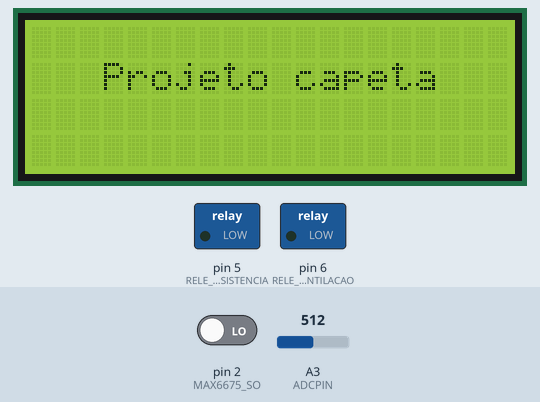
Recording of a sketch running on a simulated Arduino Uno, built with avr-gcc and run on an emulated ATmega328P. Parts: 20×4 character LCD, switched loads named in the sketch (green lamp = pin HIGH). The test bench sets the inputs (shaded band); at power-on: A3 (ADCPIN) = 512, pin 2 (MAX6675_SO) LOW. Storage starts empty; pins used as bus, display or sensor lines are not drawn; what the sketch prints to the serial monitor is not drawn.

Above: at 2.2 s.
At 7.3 s:
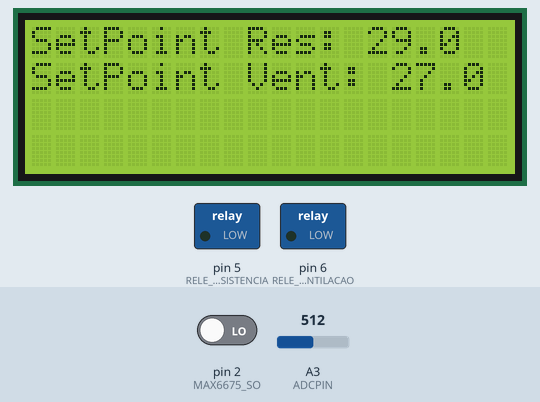
7.4 s: A3 (ADCPIN) set to 0
11.6 s: pin 2 (MAX6675_SO) driven HIGH
21.6 s: A3 (ADCPIN) set to 18
31.6 s: pin 2 (MAX6675_SO) driven LOW
At 61.2 s:
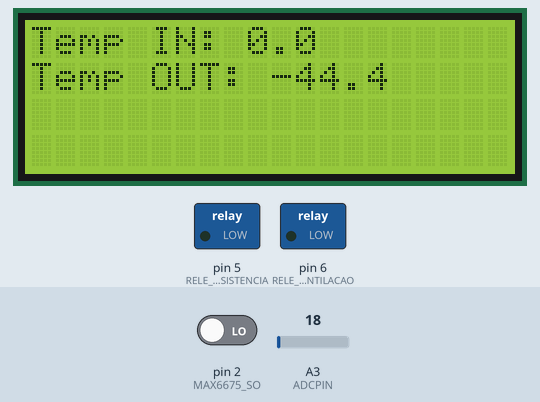
Timing chart, 0 to 61.5 s (numbered marks = the images above; inputs shaded):
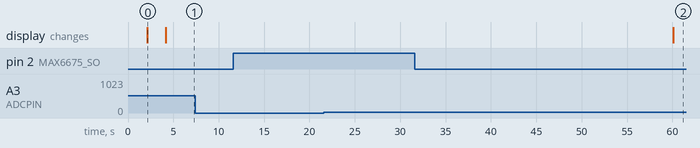

Measured:
- after the input at 7.4 s, every drawn part: stays the same
- after the input at 11.6 s, every drawn part: stays the same
- after the input at 21.6 s, every drawn part: stays the same
- after the input at 31.6 s, the display: changes after 28.5 s (image 2)
- what the display in image 0 shows lasts 2.1 s, from 2.1 s to 4.2 s

The sketch:

arduino051_source_WR.ino
```cpp
#include <Wire.h>
#include <LiquidCrystal_I2C.h>
#include <SPI.h>
#include <PID_v1_bc.h>  // Biblioteca para controle PID
#include <math.h>
#include <SD.h>         // Biblioteca SD inclusa

LiquidCrystal_I2C lcd(0x27, 20, 4); // Endereço do LCD
File myFile;                        // Cria um ponteiro para arquivo

// Mapeamento de hardware
#define MAX6675_SO 2
#define MAX6675_CS 3
#define MAX6675_SCK 4
#define RELE_RESISTENCIA 5  // Pino do relé da resistência
#define RELE_VENTILACAO 6   // Pino do relé da ventilação
#define ADCPIN A3           // Pino de leitura do sensor de temperatura (NTC 10k)
#define CS_pin 10           // Comunicação SPI, CS_pin no digital 10

// Constantes para o NTC 10k
const double SERIES_RESISTOR = 10000.0;
const double BETA_COEFFICIENT = 3950.0;
const double ROOM_TEMP_RESISTANCE = 10000.0;
const double NOMINAL_TEMP = 25.0;

double temperatura;         // Temperatura medida pelo MAX6675
double tempNTC;             // Temperatura medida pelo sensor NTC 10k
double setPoint_resistencia = 29.0;
double setPoint_ventilacao = 27.0;
double input, output_resistencia, output_ventilacao;
double Kp = 2.0, Ki = 5.0, Kd = 1.0; // Valores PID

// Variáveis para controle de tempo
unsigned long tempoAnterior = 0;
unsigned long tempoTela = 0;
const long intervalo = 10000;    // Intervalo para atualização de temperatura (10s)
const long intervaloTela = 30000; // Alternância entre as telas 3 e 4 (30s)
unsigned long minuto = 1;        // Armazena os minutos transcorridos

int telaAtual = 0;  // Indica a tela atual (usado para alternância)

PID pid_resistencia(&input, &output_resistencia, &setPoint_resistencia, Kp, Ki, Kd, DIRECT);
PID pid_ventilacao(&input, &output_ventilacao, &setPoint_ventilacao, Kp, Ki, Kd, DIRECT);

void setup() {
    analogReference(DEFAULT);
    Serial.begin(9600);
    lcd.init();
    lcd.backlight();
    pinMode(RELE_RESISTENCIA, OUTPUT);
    pinMode(RELE_VENTILACAO, OUTPUT);

    tempoAnterior = millis();
    tempoTela = millis();

    // Inicializar PID
    pid_resistencia.SetMode(AUTOMATIC);
    pid_resistencia.SetOutputLimits(0, 255);
    pid_ventilacao.SetMode(AUTOMATIC);
    pid_ventilacao.SetOutputLimits(0, 255);

    // Inicialização do SD card
    pinMode(CS_pin, OUTPUT);
    if (!SD.begin(CS_pin)) {
        Serial.println("Falha no cartao!");
        return;
    }
    Serial.println("Sucesso na inicializacao!");

    myFile = SD.open("logger.csv", FILE_WRITE);
    if (myFile) {
        String header = "Minuto, T_Celsius, T_NTC, T_Fahrenheit";
        myFile.println(header);
        myFile.close();
        Serial.println(header);
    } else {
        Serial.println("Erro ao abrir arquivo");
    }

    exibirTelaInicial();
}

void loop() {
    unsigned long tempoAtual = millis(); // Tempo atual para comparação

    // Ler a temperatura a cada 10 segundos
    if (tempoAtual - tempoAnterior >= intervalo) {
        temperatura = leer_termopar();  // Ler temperatura do MAX6675
        tempNTC = lerNTC(ADCPIN);  // Ler temperatura do NTC 10k
        input = temperatura;

        // Controle PID para resistência
        pid_resistencia.Compute();
        if (temperatura < setPoint_resistencia - 0.5) {
            digitalWrite(RELE_RESISTENCIA, LOW);  // Ligar a resistência
        } else if (temperatura > setPoint_resistencia + 0.5) {
            digitalWrite(RELE_RESISTENCIA, HIGH);   // Desligar a resistência
        }

        // Controle PID para ventilação
        pid_ventilacao.Compute();
        if (temperatura > setPoint_ventilacao) {
            digitalWrite(RELE_VENTILACAO, HIGH);   // Ligar a ventilação
        } else {
            digitalWrite(RELE_VENTILACAO, LOW);    // Desligar a ventilação
        }

        // Atualizar as temperaturas no monitor serial
        Serial.print("Temperatura MAX6675 (IN): ");
        Serial.print(temperatura, 2);
        Serial.print(" C, Temperatura NTC (OUT): ");
        Serial.print(tempNTC, 2);
        Serial.println(" C");

        // Salvar os dados no cartão SD
        double temp_fahrenheit = (temperatura * 1.8) + 32;
        String dataString = String(minuto) + ", " + String(temperatura, 2) + ", " + String(tempNTC, 2) + ", " + String(temp_fahrenheit, 2);
        myFile = SD.open("logger.csv", FILE_WRITE);
        if (myFile) {
            myFile.println(dataString);
            myFile.close();
            Serial.println(dataString);
        } else {
            Serial.println("Erro ao abrir arquivo para escrita");
        }

        minuto++;
        tempoAnterior = tempoAtual;  // Atualiza o tempo da última leitura
    }

    // Alternar entre as telas 3 e 4 a cada 30 segundos
    if (tempoAtual - tempoTela >= intervaloTela) {
        alternarTela();
        tempoTela = tempoAtual;
    }
}

// Exibe as telas de boas-vindas
void exibirTelaInicial() {
    // Tela 1: "Bem vindo"
    lcd.clear();
    lcd.setCursor(5, 1);
    lcd.print("Bem Vindo!");
    delay(2000);

    // Tela 2: "Proj. do Diabo"
    lcd.clear();
    lcd.setCursor(3, 1);
    lcd.print("Projeto capeta");
    delay(2000);

    // Tela 3: Mostrar set points
    lcd.clear();
    lcd.setCursor(0, 0);
    lcd.print("SetPoint Res: ");
    lcd.print(setPoint_resistencia, 1);
    lcd.setCursor(0, 1);
    lcd.print("SetPoint Vent: ");
    lcd.print(setPoint_ventilacao, 1);
    delay(2000);

    // Após exibição inicial, começa a alternância entre telas 3 e 4
    telaAtual = 3;
}

// Alterna entre as telas 3 e 4
void alternarTela() {
    lcd.clear();
    if (telaAtual == 3) {
        // Tela 3: Mostrar set points
        lcd.setCursor(0, 0);
        lcd.print("SetPoint Res: ");
        lcd.print(setPoint_resistencia, 1);
        lcd.setCursor(0, 1);
        lcd.print("SetPoint Vent: ");
        lcd.print(setPoint_ventilacao, 1);
        telaAtual = 4;
    } else {
        // Tela 4: Mostrar as temperaturas
        lcd.setCursor(0, 0);
        lcd.print("Temp IN: ");
        lcd.print(temperatura, 1);
        lcd.setCursor(0, 1);
        lcd.print("Temp OUT: ");
        lcd.print(tempNTC, 1);
        telaAtual = 3;
    }
}

// Função para ler a temperatura do termopar (MAX6675)
double leer_termopar() {
    uint16_t v;
    pinMode(MAX6675_CS, OUTPUT);
    pinMode(MAX6675_SO, INPUT);
    pinMode(MAX6675_SCK, OUTPUT);

    digitalWrite(MAX6675_CS, LOW);
    delay(1);

    v = shiftIn(MAX6675_SO, MAX6675_SCK, MSBFIRST);
    v <<= 8;
    v |= shiftIn(MAX6675_SO, MAX6675_SCK, MSBFIRST);

    digitalWrite(MAX6675_CS, HIGH);
    if (v & 0x4) {
        return NAN; // Termopar desconectado
    }

    v >>= 3;
    return v * 0.25;
}

// Função para calcular a temperatura do NTC 10k
double lerNTC(int sensorPin) {
    int adcValue = analogRead(sensorPin);
    if (adcValue == 0) {
        return NAN;
    }

    double resistance = SERIES_RESISTOR * (1023.0 / adcValue - 1.0);
    double steinhart;
    steinhart = resistance / ROOM_TEMP_RESISTANCE;
    steinhart = log(steinhart);
    steinhart /= BETA_COEFFICIENT;
    steinhart += 1.0 / (NOMINAL_TEMP + 273.15);
    steinhart = 1.0 / steinhart;
    steinhart -= 273.15;
    return steinhart;
}
```
